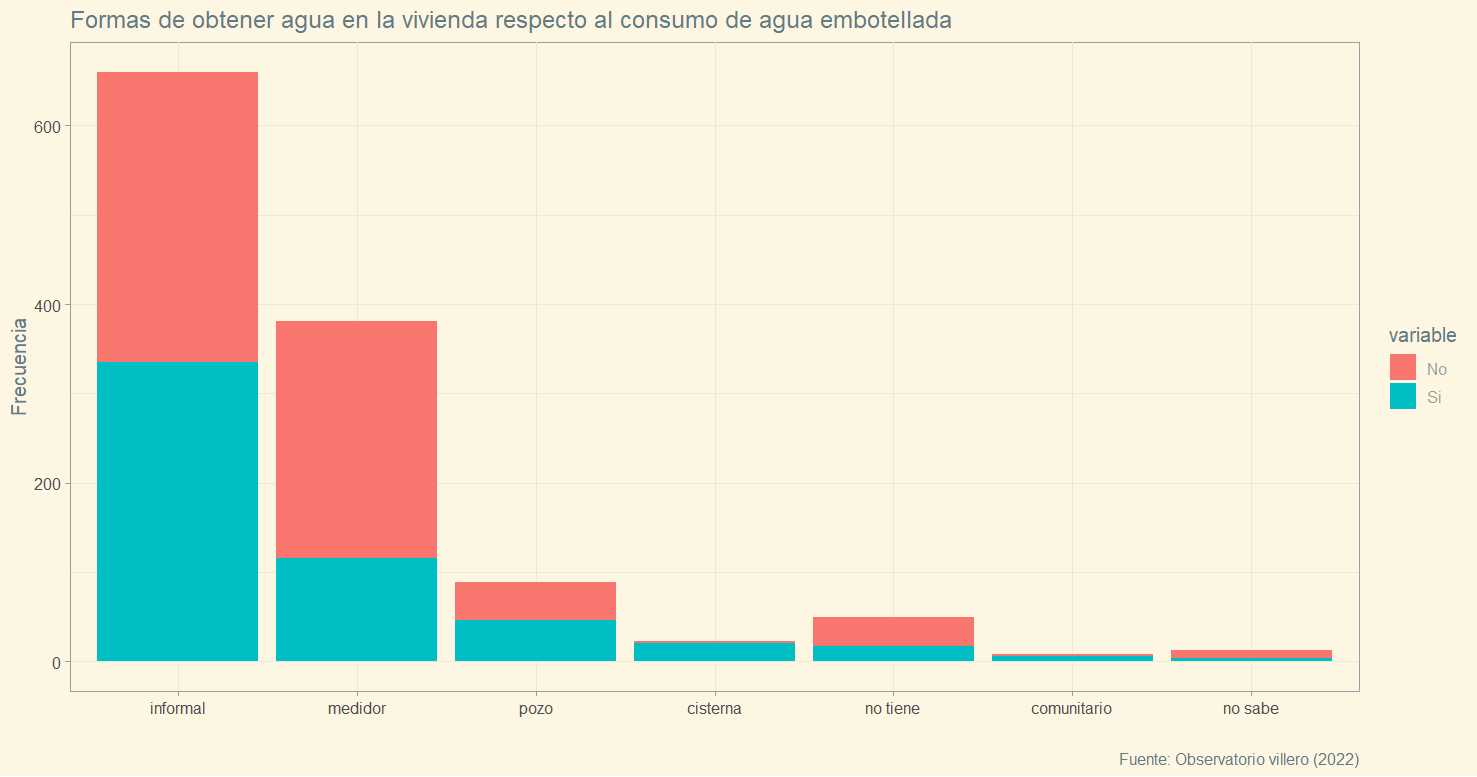

The R source for this figure:
library(reshape2) 
library(ggplot2)
library(ggthemes)
library(dplyr)

tabla <- read.csv("datosLP_limpios.csv", stringsAsFactors = TRUE)

tabla2 <- table(tabla$X.De.qué.forma.obtiene.el.agua.dentro.de.su.vivienda.,
                tabla$X.Se.ve.usted.obligado.a.a.comprar.agua.embotellada.para.consumo.del.hogar.)

df <- data.frame(No=tabla2[1:7],Si=tabla2[8:14],
                 row.names = c("cisterna","pozo","medidor","informal","comunitario","no tiene", "no sabe"))


df$category <- row.names(df)
df <- df %>%
  arrange(desc(Si)) %>%    # First sort by value. This sort the dataframe but NOT the factor levels
  mutate(category=factor(category, levels=category))   # This trick update the factor levels
mdfr <- melt(df, id.vars = "category")

p <- # Barplot
  mdfr %>%
  ggplot(aes(category, value, fill=variable)) + 
  geom_bar(position = "stack", stat="identity") +
  scale_y_continuous() +
  labs(title = "Formas de obtener agua en la vivienda respecto al consumo de agua embotellada",
       caption = "Fuente: Observatorio villero (2022)",
       x=" ",y="Frecuencia") +
  theme_solarized() +
  scale_colour_solarized()

p
